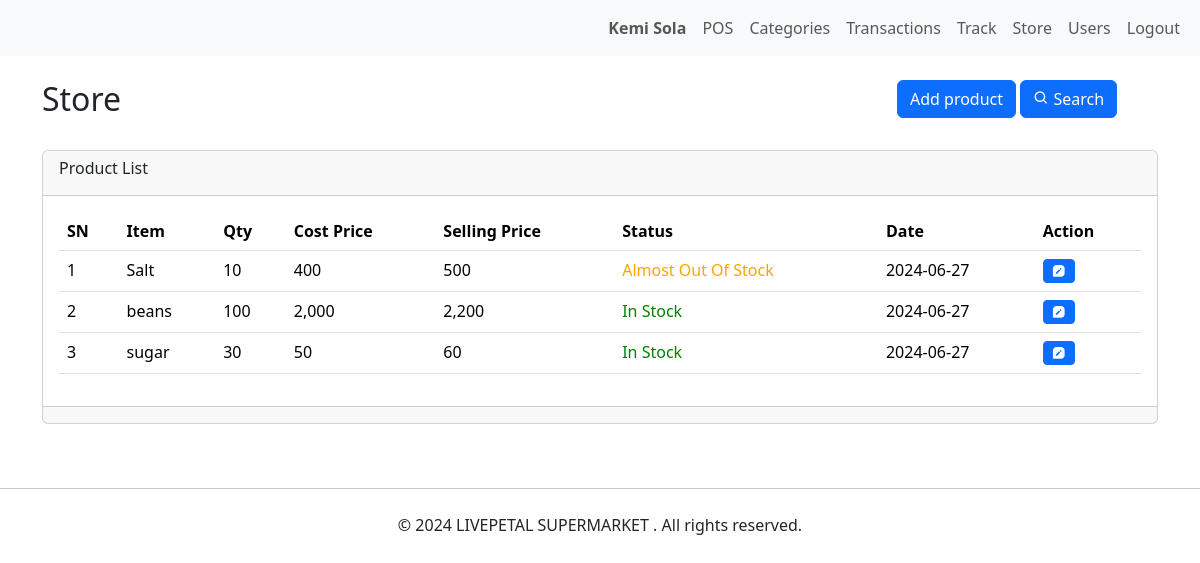
The page /product.php (signed in) on the database its author committed.
### tables this page shows
CREATE TABLE `user` (
  `sn` bigint(20) UNSIGNED NOT NULL,
  `name` varchar(55) DEFAULT NULL,
  `phone` varchar(24) DEFAULT NULL,
  `email` varchar(55) DEFAULT NULL,
  `password` varchar(40) DEFAULT NULL,
  `status` int(2) NOT NULL DEFAULT 1,
  `bid` int(8) NOT NULL DEFAULT 0,
  `created` timestamp NOT NULL DEFAULT current_timestamp() ON UPDATE current_timestamp(),
  `admin` int(2) NOT NULL DEFAULT 0
);

CREATE TABLE `product` (
  `sn` int(11) NOT NULL,
  `item` varchar(55) DEFAULT NULL,
  `productid` int(255) NOT NULL,
  `qty` int(55) DEFAULT NULL,
  `status` int(2) NOT NULL DEFAULT 1,
  `cost` int(55) DEFAULT NULL,
  `sp` int(55) DEFAULT NULL,
  `created` timestamp NOT NULL DEFAULT current_timestamp()
);

### product.php (the view, shortened to what this page needs)
<?php
include('constant.php');
?>
<!DOCTYPE html>
<html lang="en">
<head>
    <link href="css/bootstrap.min.css" rel="stylesheet">
    <link href='https://unpkg.com/boxicons@2.1.4/css/boxicons.min.css' rel='stylesheet'>
</head>
<body>
    <?php include('nav.php') ?>
    <div class="container mt-4">
        <div class="row">
            <div class="col-md-9">
                <h2>Store</h2>
            </div>
            <div class="col-md-3">
                <button type="button" class="btn btn-primary" data-bs-toggle="modal" data-bs-target="#staticBackdrop">
                    Add product
                </button>
                <button type="button" class="btn btn-primary" data-bs-toggle="modal" data-bs-target="#staticFrontdrop"><i class='bx bx-search' ></i> <span>Search</span>
                </button>
            </div>
        </div>
        <div class="row">
            <div class="col-md-12 pt-4 pb-5">
                <div class="card">
                    <div class="card-header">
                        <h6>Product List</h6>
                    </div>
                    <div class="card-body table-responsive">
                        <table class="table">
                            <tr>
                                <th>SN</th>
                                <th>Item</th>
                                <th>Qty</th>
                                <th>Cost Price</th>
                                <th>Selling Price</th>
                                <th>Status</th>
                                <th>Date</th>
                                <th>Action</th>
                            </tr>
                            <?php $i = 1;
                            $sql = $db->query("SELECT * FROM product ORDER BY sn DESC LIMIT 100");
                            while ($row = $sql->fetch_assoc()) {
                                $e = $i++; ?>
                                <tr>
                                    <td><?= $e ?></td>
                                    <td><?= $row['item'] ?></td>
                                    <td><?= $row['qty'] ?></td>
                                    <td><?= number_format($row['cost']) ?></td>
                                    <td><?= number_format($row['sp']) ?></td>
                                    <td style=<?php if ($row['qty'] == 0) {
                                        echo "color:red";
                                    } elseif ($row['qty'] <= 20) {
                                        echo "color:orange";
                                    } else {
                                        echo "color:green";
                                    }
                                     ?>><?php stock($row['qty']) ?></td>
                                    <td><?= substr($row['created'], 0, 10) ?></td>
                                    <td><a href="" class="btn btn-sm btn-primary"><i class='bx bxs-message-square-edit'></i></a></td>
                                </tr>
                            <?php } ?>
                        </table>
                    </div>
                    <div class="card-footer"></div>
                </div>
            </div>
        </div>
    </div>
    <?php include('footer.php') ?>
</body>
</html>

### constant.php (shortened to what this page needs)
<?php
$db = new mysqli(DB_HOST, DB_USER, DB_PASS, DB_NAME);
$user = $_SESSION['user'] ?? '';
if ($user) {
    $sql = $db->query("SELECT * FROM user WHERE sn = '$user' ");
    $row = mysqli_fetch_assoc($sql);
    $name = $row['name'];
    $admin = $row['admin'];
}
function stock($qty)
{
    $rem = "";
    if ($qty == 0) {
        $rem = 'Out of Stock';
    } elseif ($qty <= 20) {
        $rem = 'Almost Out Of Stock';
    } else {
        $rem = 'In Stock';
    }
    echo "$rem";
}
?>
<html lang="en">
<head>
    <link href='https://unpkg.com/boxicons@2.1.4/css/boxicons.min.css' rel='stylesheet'>
</head>
<body>
</body>
</html>

### nav.php (shortened to what this page needs)
<!DOCTYPE html>
<html lang="en">
<head>
    <link href="css/bootstrap.min.css" rel="stylesheet">
</head>
<body>
<nav class="navbar navbar-expand-lg bg-body-tertiary">
  <div class="container-fluid">
    <div class="collapse navbar-collapse" id="navbarNav">
    <ul class="navbar-nav ms-auto">
    <a href="#" class="nav-link nav-item fw-bold" style="float:right;">
                        <?= $name ?></a>
                    <?php if ($admin == 1) { ?>
                <li class="nav-item">
                    <a href="sales.php" class="nav-link">POS</a>
                </li>
                <li class="nav-item">
                    <a href="categories.php" class="nav-link">Categories</a>
                </li>
                <li class="nav-item">
                    <a href="transactions.php" class="nav-link">Transactions</a>
                </li>
                <li class="nav-item">
                    <a href="admin.php" class="nav-link">Track</a>
                </li>
                <li class="nav-item">
                    <a href="product.php" class="nav-link">Store</a>
                </li>
                <li class="nav-item">
                    <a href="user.php" class="nav-link">Users</a>
                </li>
                <?php } ?>
                <li class="nav-item">
                    <a href="?logout=true" class="nav-link">Logout</a>
                </li>
            </ul>
    </div>
  </div>
</nav>
</body>
</html>

### rows shown on the page
user: name "Kemi Sola"
product: e "1", item "Salt", qty "10", cost "400", sp "500", qty "Almost Out Of Stock", created "2024-06-27"
product: e "2", item "beans", qty "100", cost "2,000", sp "2,200", qty "In Stock", created "2024-06-27"
product: e "3", item "sugar", qty "30", cost "50", sp "60", qty "In Stock", created "2024-06-27"
